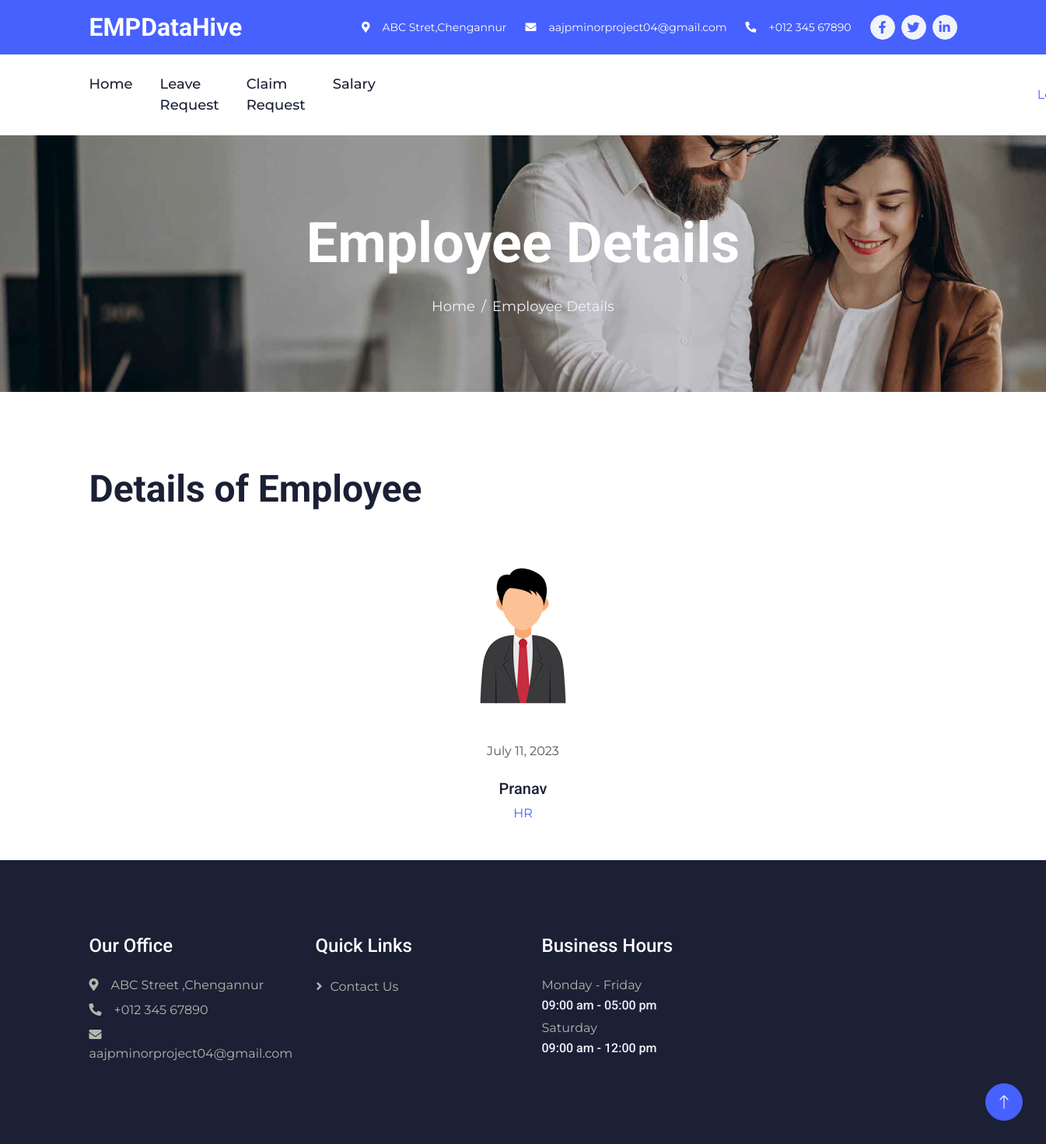
Screenshot of /Frontend/displayemployee/ (signed in) with the database file from the repository.
### Backend/models.py (models this page shows)
class empdb(models.Model):
    Name = models.CharField(max_length=50,null=True,blank=True)
    Designation = models.CharField(max_length=50,null=True,blank=True)
    Date =  models.DateField(default=datetime.date.today)

### Frontend/views.py (the view)
# urls.py: path('displayemployee/',views.displayemployee,name="displayemployee"),
def displayemployee(request):
    empdata=empdb.objects.filter(Name=request.session["username1"])
    return render(request,"Employee_display.html",{"empdata":empdata})

### Frontend/templates/Employee_display.html (shortened to what this page needs)
<!DOCTYPE html>
{% load static %}
<html lang="en">
<head>
    <link href="https://cdnjs.cloudflare.com/ajax/libs/font-awesome/5.10.0/css/all.min.css" rel="stylesheet">
    <link href="https://cdn.jsdelivr.net/npm/bootstrap-icons@1.4.1/font/bootstrap-icons.css" rel="stylesheet">
    <link href="{% static 'lib/animate/animate.min.css' %}" rel="stylesheet">
    <link href="{% static 'lib/owlcarousel/assets/owl.carousel.min.css' %}" rel="stylesheet">
    <link href="{% static 'lib/lightbox/css/lightbox.min.css' %}" rel="stylesheet">
    <link href="{% static 'css/bootstrap.min.css' %}" rel="stylesheet">
    <link href="{% static 'css/style.css' %}" rel="stylesheet">
</head>
<body>
    <div class="container-fluid bg-primary text-white d-none d-lg-flex">
        <div class="container py-3">
            <div class="d-flex align-items-center">
                <a href="index.html">
                    <h2 class="text-white fw-bold m-0">EMPDataHive</h2>
                </a>
                <div class="ms-auto d-flex align-items-center">
                    <small class="ms-4"><i class="fa fa-map-marker-alt me-3"></i>ABC Stret,Chengannur</small>
                    <small class="ms-4"><i class="fa fa-envelope me-3"></i>aajpminorproject04@gmail.com</small>
                    <small class="ms-4"><i class="fa fa-phone-alt me-3"></i>+012 345 67890</small>
                    <div class="ms-3 d-flex">
                        <a class="btn btn-sm-square btn-light text-primary rounded-circle ms-2" href=""><i
                                class="fab fa-facebook-f"></i></a>
                        <a class="btn btn-sm-square btn-light text-primary rounded-circle ms-2" href=""><i
                                class="fab fa-twitter"></i></a>
                        <a class="btn btn-sm-square btn-light text-primary rounded-circle ms-2" href=""><i
                                class="fab fa-linkedin-in"></i></a>
                    </div>
                </div>
            </div>
        </div>
    </div>
    <div class="container-fluid bg-white sticky-top">
        <div class="container">
            <nav class="navbar navbar-expand-lg bg-white navbar-light p-lg-0">
                <div class="collapse navbar-collapse" id="navbarCollapse">
                    <div class="navbar-nav">
                          <a href="{% url 'logout' %}" class="nav-item nav-link">Home</a>
                        <a href="{% url 'leave' %}" class="nav-item nav-link">Leave Request</a>
                          <a href="" class="nav-item nav-link">Claim Request</a>
                            <a href="" class="nav-item nav-link">Salary</a>
                        </div>
                         <a href="{% url 'logout' %}" style="margin-left:800px" class="nav-item nav-link">Logout</a>
                    </div>
                </div>
        </div>
    <div class="container-fluid page-header py-5 mb-5 wow fadeIn" data-wow-delay="0.1s">
        <div class="container text-center py-5">
            <h1 class="display-2 text-white mb-4 animated slideInDown">Employee Details</h1>
            <nav aria-label="breadcrumb animated slideInDown">
                <ol class="breadcrumb justify-content-center mb-0">
                    <li class="breadcrumb-item"><a href="{% url 'homepage' %}">Home</a></li>
                       <li class="breadcrumb-item"><a href="{% url 'employee' %}">Employee Details</a></li>
                </ol>
            </nav>
        </div>
    </div>
    <div class="container-xxl pt-5">
        <div class="container">
            <div class="text-center text-md-start pb-5 pb-md-0 wow fadeInUp" data-wow-delay="0.1s"
                style="max-width: 500px;">
                <h1 class="display-5 mb-5">Details of Employee</h1>
            </div>
            <div >
                <div style="text-align:center">
                    <img class="mb-4" src="{% static 'img/employe.png' %}" alt="">
                    <p class="mb-4">{{empdata.0.Date}}</p>
                    <h5>{{empdata.0.Name}}</h5>
                    <span class="text-primary">{{empdata.0.Designation}}</span>
                </div>
            </div>
        </div>
    </div>
   <div class="container-fluid bg-dark footer mt-5 py-5 wow fadeIn" data-wow-delay="0.1s">
        <div class="container py-5">
            <div class="row g-5">
                <div class="col-lg-3 col-md-6">
                    <h4 class="text-white mb-4">Our Office</h4>
                    <p class="mb-2"><i class="fa fa-map-marker-alt me-3"></i>ABC Street ,Chengannur</p>
                    <p class="mb-2"><i class="fa fa-phone-alt me-3"></i>+012 345 67890</p>
                    <p class="mb-2"><i class="fa fa-envelope me-3"></i>aajpminorproject04@gmail.com</p>
                </div>
                <div class="col-lg-3 col-md-6">
                    <h4 class="text-white mb-4">Quick Links</h4>
                    <a class="btn btn-link" href="">Contact Us</a>
                </div>
                <div class="col-lg-3 col-md-6">
                    <h4 class="text-white mb-4">Business Hours</h4>
                    <p class="mb-1">Monday - Friday</p>
                    <h6 class="text-light">09:00 am - 05:00 pm</h6>
                    <p class="mb-1">Saturday</p>
                    <h6 class="text-light">09:00 am - 12:00 pm</h6>
                </div>
            </div>
        </div>
    </div>
    <a href="#" class="btn btn-lg btn-primary btn-lg-square rounded-circle back-to-top"><i
            class="bi bi-arrow-up"></i></a>
</body>
</html>

### Frontend/static/css/style.css (style rules this page uses)
:root { --primary: #4761FF; --secondary: #555555; --light: #F1F3FA; --dark: #1C2035; }
.back-to-top { position: fixed; display: none; right: 30px; bottom: 30px; z-index: 99; }
.btn { transition: .5s; font-weight: 500; }
.btn-primary, .btn-outline-primary:hover { color: var(--light); }
.btn-sm-square { width: 32px; height: 32px; }
.btn-lg-square { width: 48px; height: 48px; }
.btn-square, .btn-sm-square, .btn-lg-square { padding: 0; display: flex; align-items: center; justify-content: center; font-weight: normal; }
.sticky-top { top: -100px; transition: .5s; }
.navbar .navbar-nav .nav-link { margin-right: 35px; padding: 25px 0; color: var(--dark); font-size: 18px; font-weight: 500; outline: none; }
.page-header { background: linear-gradient(rgba(0, 0, 0, .1), rgba(0, 0, 0, .1)), url(../img/carousel-1.jpg) center center no-repeat; background-size: cover; }
.page-header .breadcrumb-item+.breadcrumb-item::before { color: var(--light); }
.page-header .breadcrumb-item, .page-header .breadcrumb-item a { font-size: 18px; color: var(--light); }
.footer { color: #B0B9AE; }
.footer .btn.btn-link { display: block; margin-bottom: 5px; padding: 0; text-align: left; color: #B0B9AE; font-weight: normal; text-transform: capitalize; transition: .3s; }
.footer .btn.btn-link::before { position: relative; content: "\f105"; font-family: "Font Awesome 5 Free"; font-weight: 900; margin-right: 10px; }

### rows the page displays
empdb: Date "July 11, 2023", Name "Pranav", Designation "HR"
